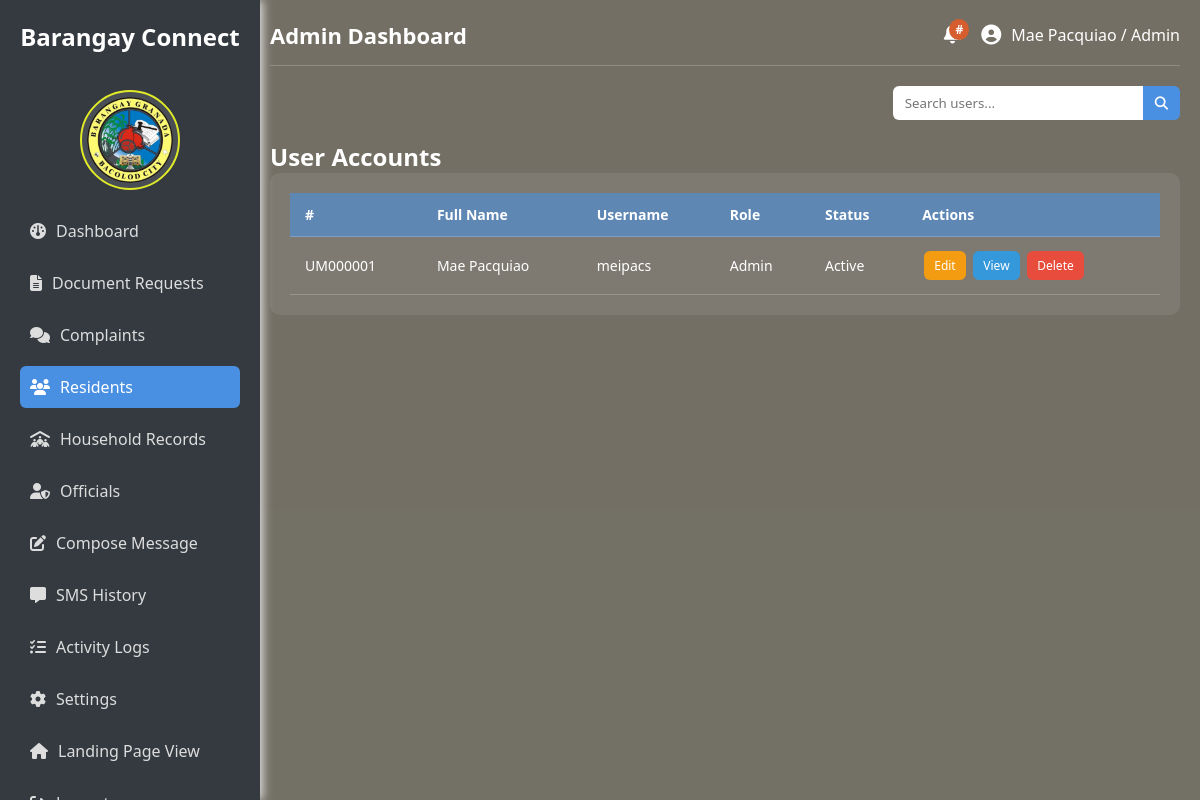
/admin/residents.php (signed in), run on an earlier commit of the app's database.
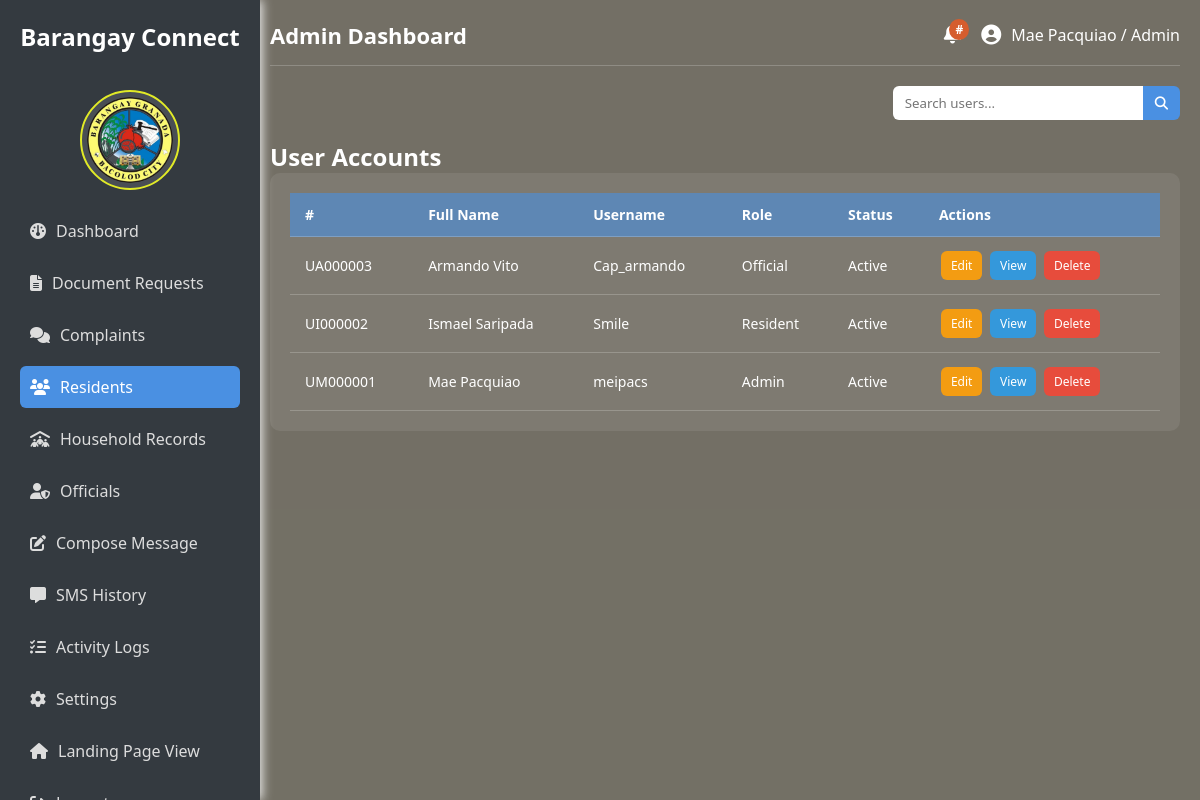
And on a later commit of the database.
### tables this page shows
CREATE TABLE `users` (
  `user_id` varchar(20) NOT NULL,
  `fullname` varchar(100) NOT NULL,
  `username` varchar(100) NOT NULL,
  `password_hash` varchar(100) NOT NULL,
  `role` enum('Admin','Official','Resident') NOT NULL,
  `status` enum('active','inactive') NOT NULL,
  `date_registered` timestamp NOT NULL DEFAULT current_timestamp() ON UPDATE current_timestamp()
);

### admin/residents.php (the view, shortened to what this page needs)
<?php
require_once "../cons/config.php";
$query = "SELECT user_id, fullname, username, role, status FROM users";
$result = $conn->query($query);
?>
<!DOCTYPE html>
<html lang="en">
<head>
  <link rel="stylesheet" href="https://cdnjs.cloudflare.com/ajax/libs/font-awesome/6.5.0/css/all.min.css">
</head>
<body>
  <div class="sidebar">
    <h2>Barangay Connect</h2><br>
    <img src="../assets/images/bg_logo.png" alt="Logo">
    <ul>
      <li><a href="admin_dashboard.php"><i class="fa-solid fa-gauge"></i> Dashboard</a></li>
      <li><a href="document_request.php"><i class="fa-solid fa-file-lines"></i> Document Requests</a></li>
      <li><a href="complaints.php"><i class="fa-solid fa-comments"></i> Complaints</a></li>
      <li><a href="residents.php" class="active"> <i class="fa-solid fa-users"></i> Residents</a></li>
      <li><a href="household.php"><i class="fa-solid fa-people-roof"></i> Household Records</a></li>
      <li><a href="officials.php"><i class="fa-solid fa-user-shield"></i> Officials</a></li>
      <li><a href="compose_message.php"><i class="fa-solid fa-pen-to-square"></i> Compose Message</a></li>
      <li><a href="sms_history.php"><i class="fa-solid fa-message"></i> SMS History</a></li>
      <li><a href="activity_logs.php"><i class="fa-solid fa-list-check"></i> Activity Logs</a></li>
      <li><a href="settings.php"><i class="fa-solid fa-gear"></i> Settings</a></li>
      <li><a href="landing_page.php"><i class="fa-solid fa-house"></i> Landing Page View</a></li>
      <li><a href="../logout.php" onclick="return confirm('Are you sure you want to log out?');">
        <i class="fa-solid fa-right-from-bracket"></i> Logout</a></li>
    </ul>
  </div>
  <div class="main-content">
    <div class="header">
      <h1>Admin Dashboard</h1>
      <div class="right-section">
        <div class="notification">
          <span class="badge">#</span>
        </div>
        <div class="user">
          <i class="fa-solid fa-user-circle"></i>
          <span>
            <?php
              echo htmlspecialchars($_SESSION["fullname"]) . " / " . htmlspecialchars($_SESSION["role"]);
            ?>
          </span>
        </div>
      </div>
    </div>
    <div class="search-bar">
      <input type="text" id="searchInput" placeholder="Search users...">
      <button><i class="fa fa-search"></i></button>
    </div>
    <h2 class="section-title">User Accounts</h2>
    <div class="table-container">
      <table id="usersTable">
        <thead>
          <tr>
            <th>#</th>
            <th>Full Name</th>
            <th>Username</th>
            <th>Role</th>
            <th>Status</th>
            <th>Actions</th>
          </tr>
        </thead>
        <tbody>
          <?php if ($result && $result->num_rows > 0): ?>
            <?php while ($row = $result->fetch_assoc()): ?>
              <tr>
                <td><?= htmlspecialchars($row['user_id']) ?></td>
                <td><?= htmlspecialchars($row['fullname']) ?></td>
                <td><?= htmlspecialchars($row['username']) ?></td>
                <td><?= htmlspecialchars($row['role']) ?></td>
                <td><?= ucfirst(htmlspecialchars($row['status'])) ?></td>
                <td>
                  <button class="action-btn edit">Edit</button>
                  <button class="action-btn view" data-id="<?= $row['user_id']; ?>">View</button>
                  <button class="action-btn delete">Delete</button>
                </td>
              </tr>
            <?php endwhile; ?>
          <?php else: ?>
            <tr><td colspan="6" style="text-align:center;">No users found</td></tr>
          <?php endif; ?>
        </tbody>
      </table>
    </div>
  </div>
</body>
</html>

### admin/residents.php (style rules this page uses)
* { box-sizing: border-box; margin: 0; padding: 0; font-family: 'Segoe UI', Tahoma, Geneva, Verdana, sans-serif; }
body { background: #FFF8E1; min-height: 100vh; display: flex; color: #fff; }
.sidebar { width: 260px; background: #343A40; color: #fff; padding: 20px; position: fixed; top: 0; bottom: 0; left: 0; box-shadow: 2px 0 10px rgba(245, 245, 245, 0.94); overflow-y: auto; overflow-x: hidden; scrollbar-width: thin; scrollbar-color: #555 #343A40; }
.sidebar h2 { text-align: center; font-size: 24px; color: #ffffff; margin-bottom: 15px; }
.sidebar img { display: block; margin: 0 auto 20px; width: 100px; height: 100px; border-radius: 50%; border: 2px solid rgb(225, 234, 39); background: rgba(255, 255, 255, 0.1); padding: 5px; object-fit: cover; }
.sidebar ul { list-style: none; }
.sidebar ul li { margin: 10px 0; }
.sidebar ul li a { color: #ddd; text-decoration: none; font-size: 16px; display: flex; align-items: center; padding: 10px; border-radius: 6px; transition: 0.3s; }
.sidebar ul li a i { margin-right: 10px; }
.sidebar ul li a:hover, .sidebar ul li a.active { background: #4a90e2; color: #fff; }
.main-content { margin-left: 250px; flex: 1; display: flex; flex-direction: column; background: rgba(0, 0, 0, 0.55); padding: 20px; }
.header { display: flex; justify-content: space-between; align-items: center; padding-bottom: 15px; border-bottom: 1px solid rgba(255,255,255,0.2); }
.header h1 { font-size: 22px; }
.header .right-section { display: flex; align-items: center; gap: 20px; }
.notification { position: relative; cursor: pointer; }
.notification .badge { position: absolute; top: -5px; right: -8px; background: rgb(213, 93, 46); color: white; font-size: 12px; font-weight: bold; padding: 2px 6px; border-radius: 50%; }
.header .user { display: flex; align-items: center; gap: 10px; }
.header .user i { font-size: 20px; }
.search-bar { margin: 20px 0; display: flex; justify-content: flex-end; }
.search-bar input { padding: 8px 12px; border-radius: 6px 0 0 6px; border: none; outline: none; width: 250px; }
.search-bar button { padding: 8px 12px; border: none; background: #4a90e2; color: #fff; border-radius: 0 6px 6px 0; cursor: pointer; }
.table-container { background: rgba(255,255,255,0.08); padding: 20px; border-radius: 10px; overflow-x: auto; margin-bottom: 30px; }
table { width: 100%; border-collapse: collapse; }
th, td { padding: 12px 15px; border-bottom: 1px solid rgba(255,255,255,0.2); text-align: left; font-size: 14px; }
th { background: rgba(74,144,226,0.6); font-weight: bold; }
.action-btn { padding: 6px 10px; margin: 2px; border: none; border-radius: 6px; cursor: pointer; font-size: 12px; color: white; }
.edit { background: #F39C12; }
.view { background: #3498DB; }
.delete { background: #E74C3C; }

What changed in the data, as far as the page shows it:
added users: user_id "UA000003", fullname "Armando Vito", username "Cap_armando", role "Official", status "Active"
added users: user_id "UI000002", fullname "Ismael Saripada", username "Smile", role "Resident", status "Active"
